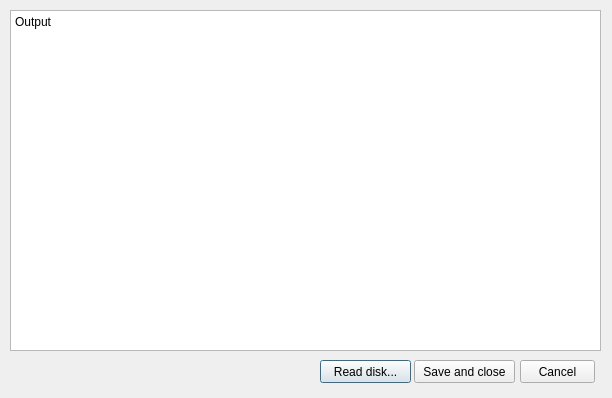
<?xml version="1.0" encoding="UTF-8"?>
<ui version="4.0">
 <class>DiskReadDialog</class>
 <widget class="QDialog" name="DiskReadDialog">
  <property name="geometry">
   <rect>
    <x>0</x>
    <y>0</y>
    <width>612</width>
    <height>398</height>
   </rect>
  </property>
  <property name="windowTitle">
   <string>Dialog</string>
  </property>
  <widget class="QPlainTextEdit" name="plainTextEdit">
   <property name="geometry">
    <rect>
     <x>10</x>
     <y>10</y>
     <width>591</width>
     <height>341</height>
    </rect>
   </property>
   <property name="undoRedoEnabled">
    <bool>false</bool>
   </property>
   <property name="readOnly">
    <bool>true</bool>
   </property>
   <property name="plainText">
    <string>Output</string>
   </property>
  </widget>
  <widget class="QPushButton" name="pushButton">
   <property name="geometry">
    <rect>
     <x>320</x>
     <y>360</y>
     <width>91</width>
     <height>23</height>
    </rect>
   </property>
   <property name="text">
    <string>Read disk...</string>
   </property>
  </widget>
  <widget class="QPushButton" name="saveButton">
   <property name="geometry">
    <rect>
     <x>414</x>
     <y>360</y>
     <width>101</width>
     <height>23</height>
    </rect>
   </property>
   <property name="text">
    <string>Save and close</string>
   </property>
  </widget>
  <widget class="QPushButton" name="cancelButton">
   <property name="geometry">
    <rect>
     <x>520</x>
     <y>360</y>
     <width>75</width>
     <height>23</height>
    </rect>
   </property>
   <property name="text">
    <string>Cancel</string>
   </property>
  </widget>
 </widget>
 <resources/>
 <connections/>
</ui>
